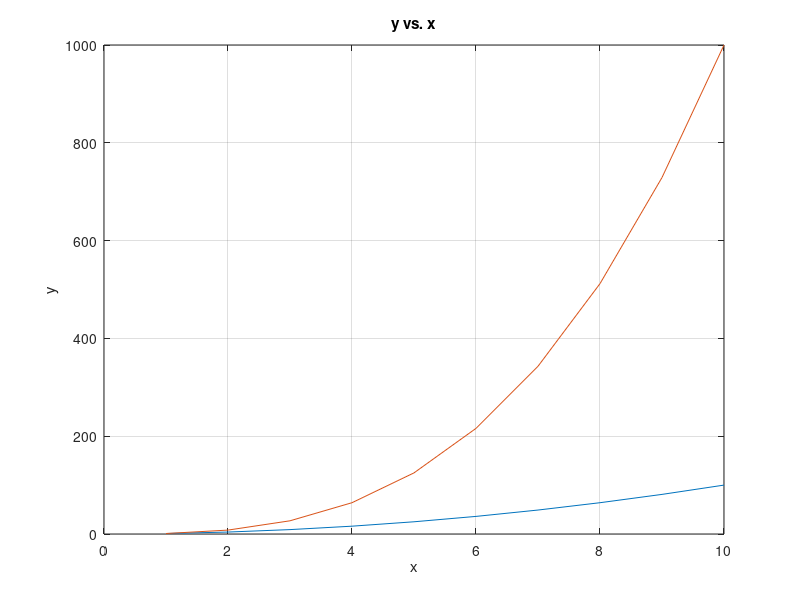

Write MATLAB code to recreate this figure. (Note: this script raises an error after producing the figure.)
%% Plotting in 2D
x = 0:1:10;
y = x.^2;
plot(x,y)
grid on;
title('y vs. x')
xlabel('x')
ylabel('y')


%% Plotting Multiple Curves on a Figure
x = 1:1:10;
y1 = x.^2;
y2 = x.^3;
plot(x,y1,x,y2)
grid on;

%% Using hold function
plot(x,y1)
hold on
plot(x,y2)
hold off
grid on
title('y vs. x')
xlabel('x')
ylabel('y')

%% Try This
x = 0:0.00000001:(2*pi);
 y= sin(x);
 plot(x,y)
 
 %% Using Figures to Create Multiple Plots
 figure(1)
plot(x,y1)
figure(2)
plot(x,y2)
 
%% Changing Line / Marker Style, and Color 
x=1:1:10;
y=[4,6.2,8,3.2,11,7.6,5.4,2.1,9.3,4];
plot(x,y,'r-.*')

%% Preventing Connecting Data Points
x = 1:1:10;
y = 10:-1:1;
plot(x,y)
plot(x,y,'o')

%% Axis Scaling
x = -3:1:10;
y = x.^2 + x;
plot(x,y)
axis([-5, 12, -5, 112])
 
%% Adding Text 
x = 1:1:10;
y = x.^2;
plot(x,y)
text(2,90,'YO.') 

%% Adding Legends
x = 1:1:10;
y1 = x.^3 - x.^2;
y2 = (-1*x).^3 + x.^2;
plot(x,y1,x,y2)
legend('Line 1', 'Line 2')

%% Formatting Legends
theta = -pi:0.01:pi;
y = sin(theta);
plot(theta,y)
legend('y = sin(\theta)')

%% Your Turn 
x = -10:1:10
figure(1)
y1 = x.^2-2*x+3
y2 = (-x.^3)+(3*x)+(1./x)
plot(x,y1,'d-g',x,y2,'x--c')
legend('Line 1', 'Line 2')
%%
figure(2)
x = -pi:0.0000001:pi
y1 = tan(x)
y2 = sin(x).^2
plot(x/pi,y1,x,y2)
axis([-pi,pi, -5, 112])
text(0.5,10,'y=tan(x)')
text(-1,0,'y=sin(x).^2')
grid on
